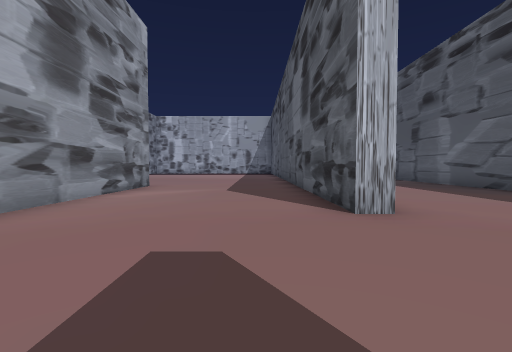
view 1 (above)

20 first-person views from a walk through a 3-D level made in the Unity game engine. The camera is 1.2 m above the floor, tilts 2° down and sees 85° across. The floor is counted in squares, 2 m on a side. Each view is taken from the middle of a square. On the plan, view 1 faces up. The plan holds only what a view shows up to about 9 squares ahead; the rest is blank. The place goes on beyond the plan.

view 2
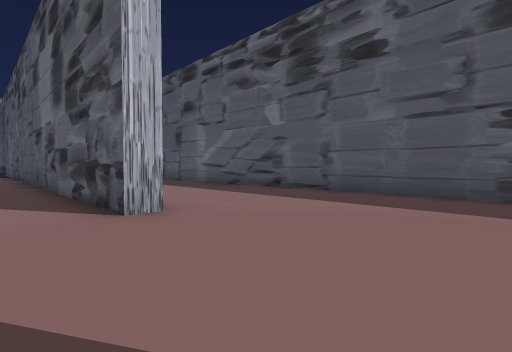

view 3
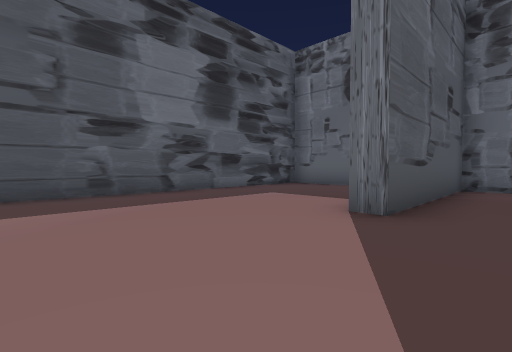

view 4
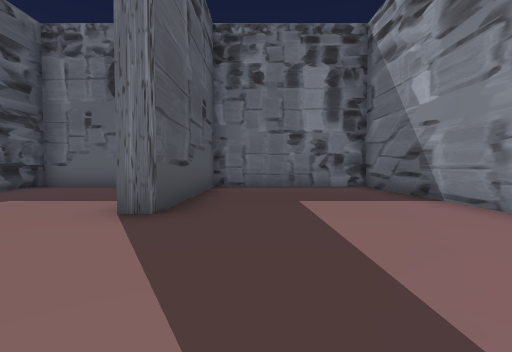

view 5
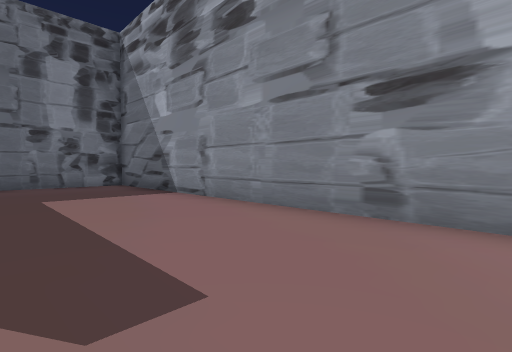

view 6
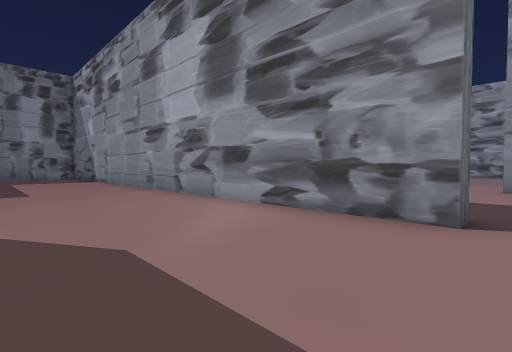

view 7
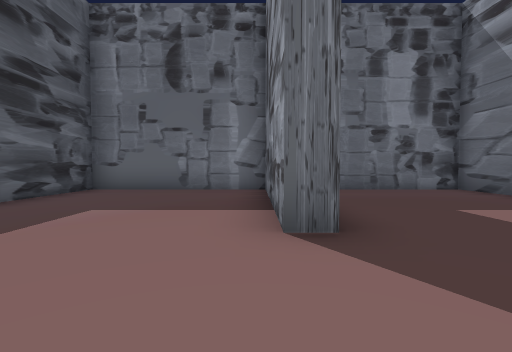

view 8
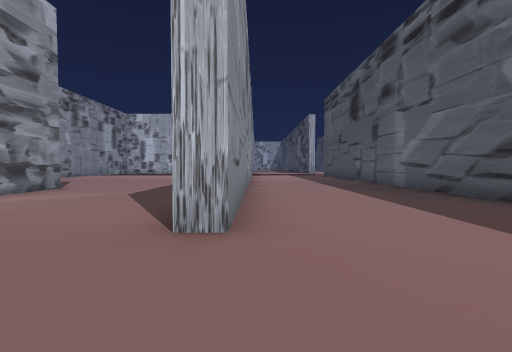

view 9
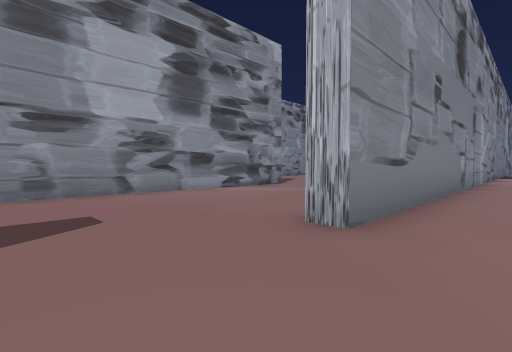

view 10
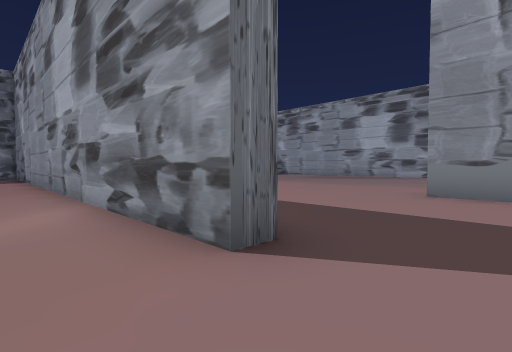

view 11
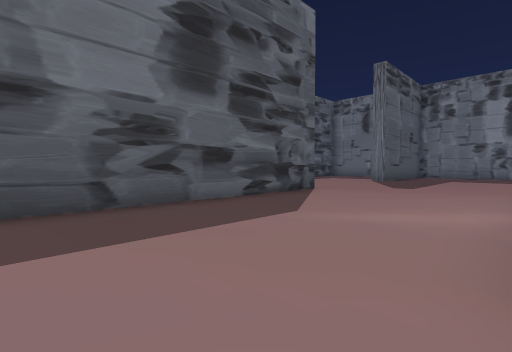

view 12
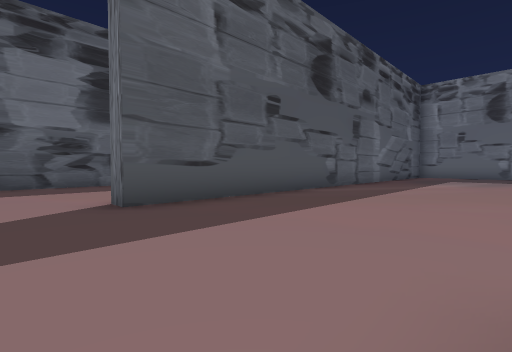

view 13
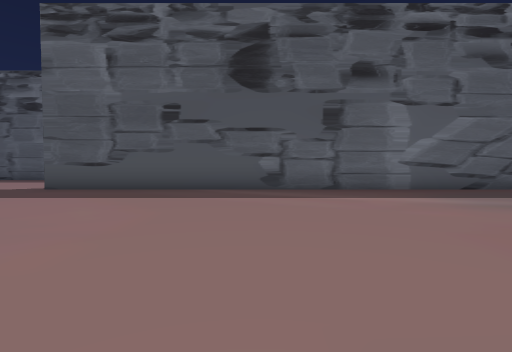

view 14
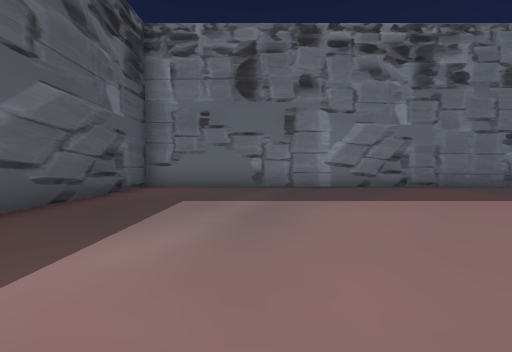

view 15
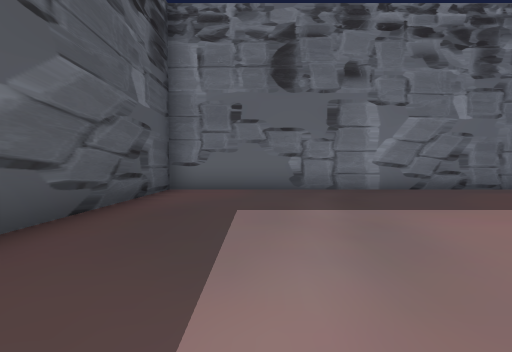

view 16
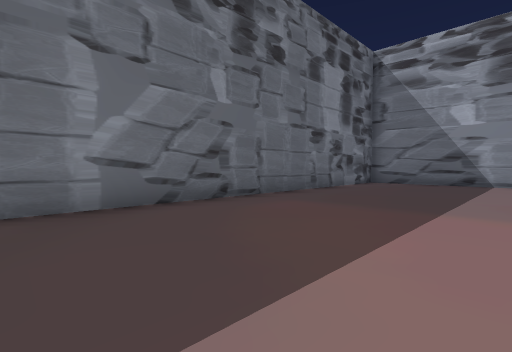

view 17
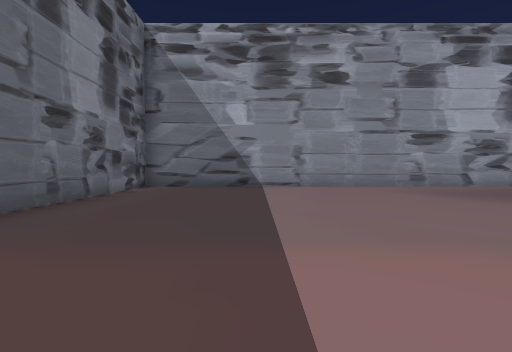

view 18
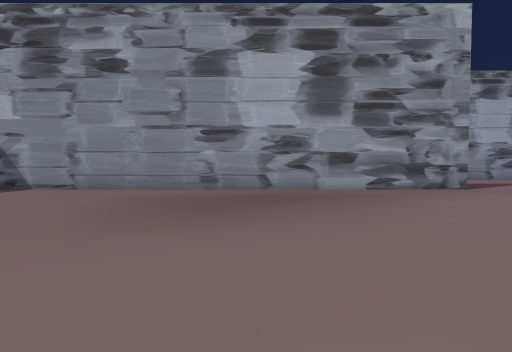

view 19
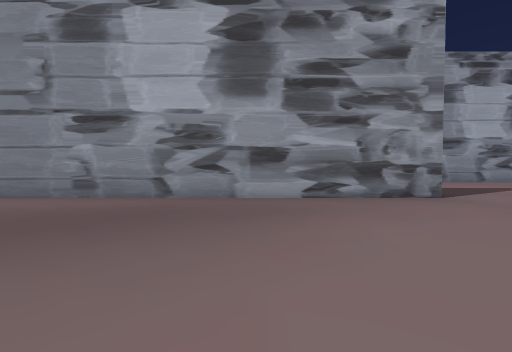

view 20
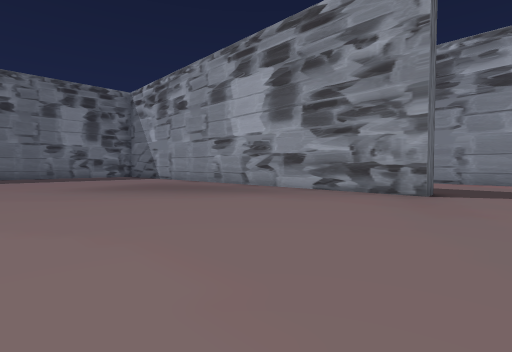

### Floor plan
Points are (right, up) in squares from view 1. A wall is a line through its corners. A room is listed if a view was taken in it or the views show most of it. See-through windows are left out.
Room 1 (views 1, 2, 3, 4, 5, 6, 7, 8, 9, 10, 11)
walls: (-3.8, 8.5) (-3.3, 8.5) (-3.3, -6.2) (1.2, -6.2) (1.2, -1.5) (1.8, -1.5) (1.8, -6.2) (6.3, -6.2) (6.3, 10); (1.8, 10.5) (1.8, 3.5) (1.2, 3.5) (1.2, 10.5)
ways out: opening at (-4, 9.5) to room 2
Room 2 (views 12, 13, 14, 15, 16, 17, 18, 19, 20)
walls: (-8.3, 9.8) (-8.3, 8.5); (-18.8, 8.5) (-18.3, 8.5) (-18.3, -6.2) (-3.8, -6.2) (-3.8, 8.5)
ways out: opening at (-4, 9.5) to room 1; opening at (-19, 9.5)

Where each view was taken, in squares from view 1:
view 1: 0 up, 0 right, facing up
view 2: 0 up, 0 right, facing up-right
view 3: 2 up, 0 right, facing down-right
view 4: 2 up, 0 right, facing down
view 5: 3 up, 0 right, facing down-left
view 6: 9 up, 0 right, facing down-left
view 7: 1 up, 2 right, facing down
view 8: 1 up, 2 right, facing up
view 9: 1 up, 3 right, facing up-left
view 10: 10 up, 2 left, facing down-left
view 11: 10 up, 3 left, facing down-right
view 12: 10 up, 8 left, facing down-right
view 13: 3 up, 11 left, facing right
view 14: 2 up, 7 left, facing down
view 15: 1 up, 6 left, facing down
view 16: 2 down, 8 left, facing down-left
view 17: 3 down, 10 left, facing left
view 18: 3 up, 11 left, facing left
view 19: 5 up, 13 left, facing left
view 20: 10 up, 12 left, facing down-left
